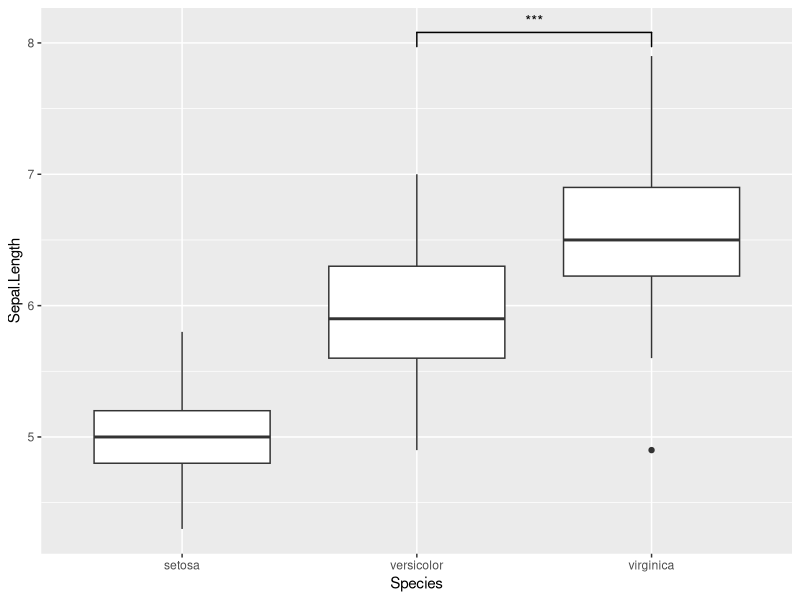
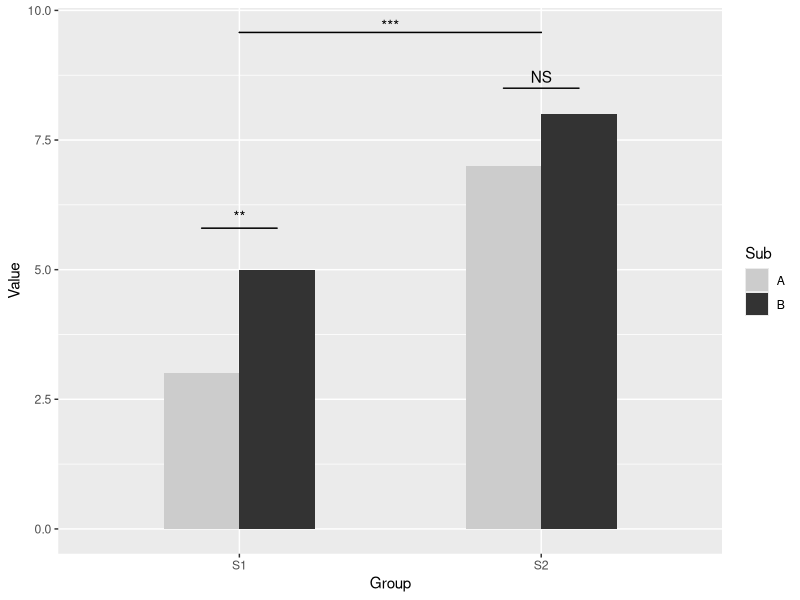

Write R code to recreate these figures, in order.
## ---- chunk 1
library(ggplot2)
library(ggsignif)
## ---- chunk 2
ggplot(iris, aes(x=Species, y=Sepal.Length)) + 
  geom_boxplot() +
  geom_signif(comparisons = list(c("versicolor", "virginica")), 
              map_signif_level=TRUE)
## ---- chunk 3
dat <- data.frame(Group = c("S1", "S1", "S2", "S2"),
                  Sub   = c("A", "B", "A", "B"),
                  Value = c(3,5,7,8))  

ggplot(dat, aes(Group, Value)) +
  geom_bar(aes(fill = Sub), stat="identity", position="dodge", width=.5) +
  geom_signif(stat="identity",
              data=data.frame(x=c(0.875, 1.875), xend=c(1.125, 2.125),
                              y=c(5.8, 8.5), annotation=c("**", "NS")),
              aes(x=x,xend=xend, y=y, yend=y, annotation=annotation, group=c(1,2))) +
  geom_signif(comparisons=list(c("S1", "S2")), annotations="***",
              y_position = 9.3, tip_length = 0, vjust=0.4) +
  scale_fill_manual(values = c("grey80", "grey20"))
    
